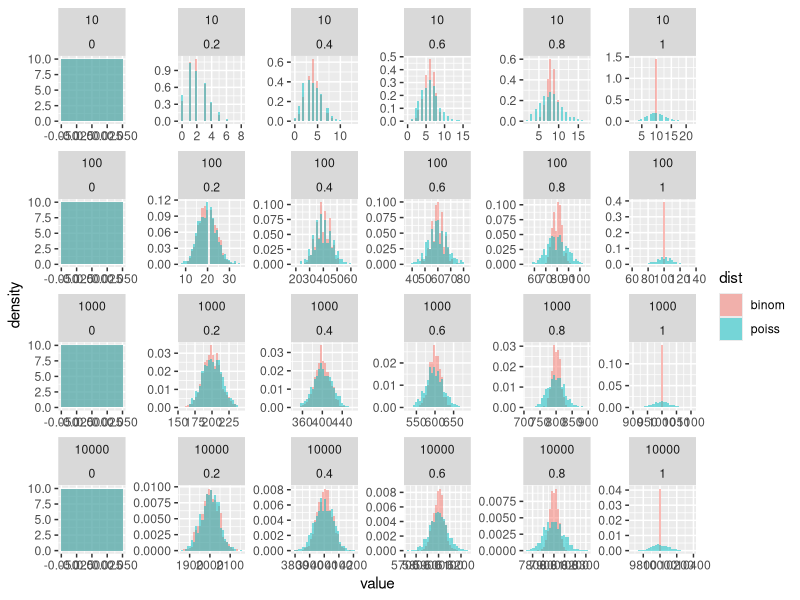
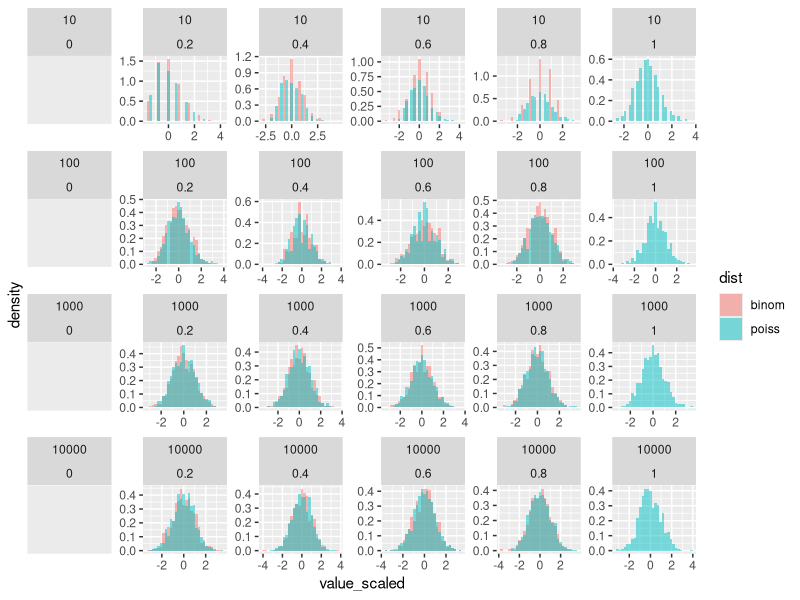
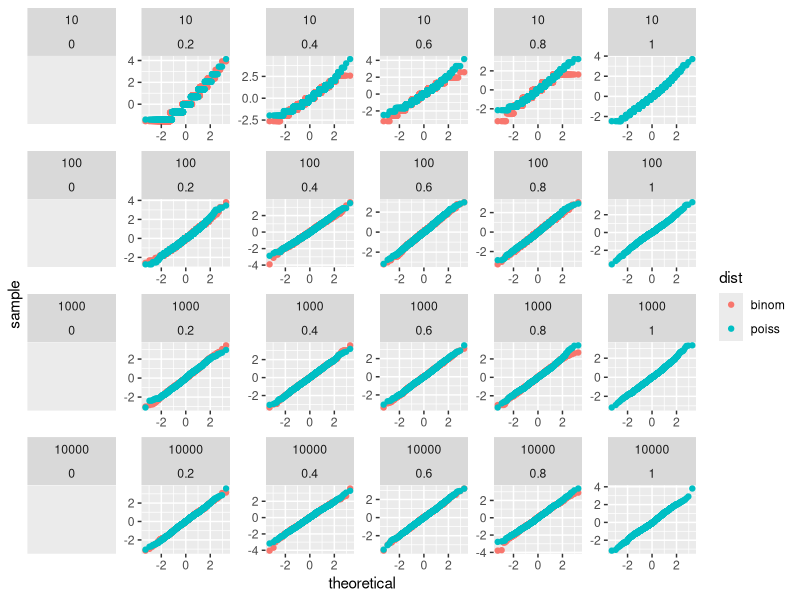

These charts were generated, in order, by the following R code:
library(tidyverse)

## 前提
# 1. カイ二乗検定の前提は二項分布のポアソン分布近似とポアソン分布の正規分布近似
# 2. 二項分布のポアソン分布への近似は 以下の条件
# - np = λ（一定）
# - n 大きく、　p小さい
# 3. カイ二乗分布を利用できる条件はλ（期待値E）が大きい、pが小さすぎないというのがあると思う（この条件を逸脱する場合は、フィッシャーの正確性検定やG検定を利用する）

## 検討したいこと
# 1. 二項分布とポアソン分布は条件によりどの程度乖離するか
# 2. カイ二乗分布が使える条件は結局なにか、条件から逸脱するとどの程度問題がおこるのか
# 3. フィッシャーの正確性検定も含めまとめる
#------------------------------------------------------------

## 二項分布
# X = {0, 1},  P(x=1) = p, 各施行は独立とするとき
# この施行をn回繰り返したときの X = 1 の発生回数の分布
# E = np を中心とする二項分布
#   mean = E(x=1)=np,
#   var = E((x-E(x))^2)=np(1-p)）


n.sample=1000

get.samples <- function(n, p, n.sample=10000) {
  dt.ret <-
    tibble(binom=rbinom(n=n.sample, size=n, p=p),
           poiss=rpois(n=n.sample, lambda=n * p)
    ) %>%
    tidyr::gather(key='dist') %>%
    dplyr::mutate(p=p, n=n)
  return(dt.ret)
}

get.samples.df <- function(x) get.samples(x['n'], x['p'], n.sample)


p.vec <- seq(from=0.0, to=1.0, by=0.2)
n.vec <- 10 ^ (1:4)

p.n.cross <- expand.grid(p.vec, n.vec)
colnames(p.n.cross) <- c('p', 'n')
#labels <- as.list(with(p.n.cross, paste(n, p, sep='_')))



dt <- do.call("rbind", apply(p.n.cross, 1, get.samples.df)) %>%
    dplyr::group_by(dist, n, p) %>%
    dplyr::mutate(value_scaled=scale(value))


g <- ggplot(data=dt,
      aes(x=value, y=..density.., fill=dist)) +
      geom_histogram(alpha=.5, position="identity") + 
      facet_wrap(~ n + p, ncol=length(p.vec), nrow=length(n.vec), scales="free")


print(g)


#--------------------------------------------------------
# 結局 p = 0.0 - 0.3 くらいまでじゃないか

# - ポアソン分布を仮定する場合は、pは小さい必要がある0.2以下とか
# - 二項分布を仮定する場合、pは小さい必要はないが
# - いずれにせよnp(λ)は大きい10以上ある必要がある


# 1. 標準正規分布するか
# - p = 0.5, n = 10000で正規分布するか
# - p = 0.2, n = 10000で正規分布するか
#------------------------------------------------------------

# histogram
g_norm <- ggplot(data=dt,
            aes(x=value_scaled, y=..density.., fill=dist)) +
            geom_histogram(alpha=.5, position="identity") + 
            facet_wrap(~ n + p, ncol=length(p.vec), nrow=length(n.vec), scales="free")

print(g_norm)


# Q-Q plot
g_qq <- ggplot(data=dt,
               aes(sample=value_scaled, colour=dist)) + stat_qq() + 
  facet_wrap(~ n + p, ncol=length(p.vec), nrow=length(n.vec), scales="free")

print(g_qq)

